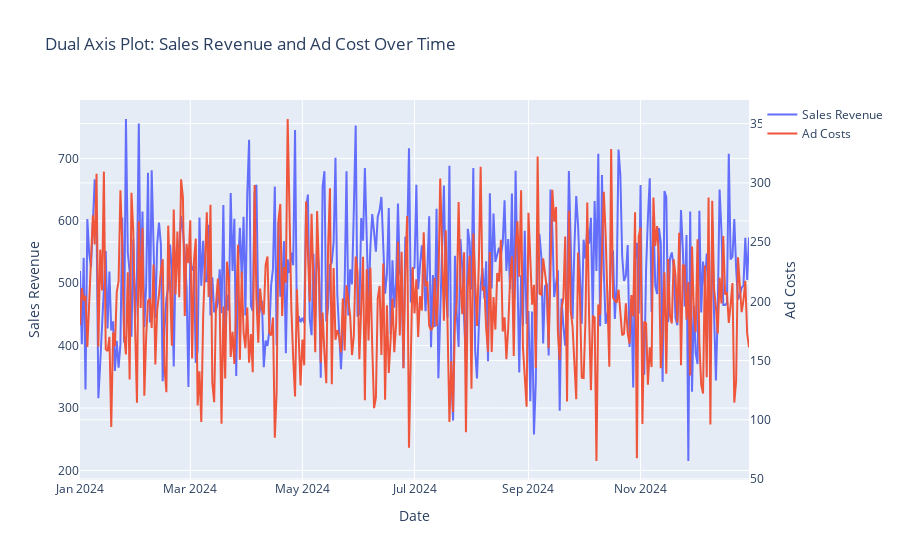

Notebook source saved alongside this figure:
### Code cell
# dual axis plot
def interactive_dual_axis_plot():
    fig = go.Figure()
    
    # sales revenue line (left y-axis)
    fig.add_trace(go.Scatter(x=data['Date'], y=data['Sales Revenue'], mode='lines', name='Sales Revenue', yaxis='y1'))


    # ad costs line (right y-axis)
    fig.add_trace(go.Scatter(x=data['Date'], y=data['Ad Costs'], mode='lines', name='Ad Costs', yaxis='y2'))

    # create axis objects
    fig.update_layout(
        title="Dual Axis Plot: Sales Revenue and Ad Cost Over Time",
        xaxis = dict(title='Date'),
        yaxis = dict(title='Sales Revenue', side='left'),
        yaxis2 = dict(title='Ad Costs', overlaying='y', side='right')
    )

    fig.show()

interactive_dual_axis_plot()

### Figure 1 — Plotly figure (JSON) as saved in the notebook; plotly's stock layout.template omitted (floating-point values rounded to 4 significant figures; data arrays with more than 128 entries replaced by an {"elided": "..."} marker saying what was removed)
{"data": [{"mode": "lines", "name": "Sales Revenue", "type": "scatter", "x": {"elided": "365 str values"}, "y": {"elided": "365 float values"}, "yaxis": "y"}, {"mode": "lines", "name": "Ad Costs", "type": "scatter", "x": {"elided": "365 str values"}, "y": {"elided": "365 float values"}, "yaxis": "y2"}], "layout": {"title": {"text": "Dual Axis Plot: Sales Revenue and Ad Cost Over Time"}, "xaxis": {"title": {"text": "Date"}}, "yaxis": {"side": "left", "title": {"text": "Sales Revenue"}}, "yaxis2": {"overlaying": "y", "side": "right", "title": {"text": "Ad Costs"}}}}
